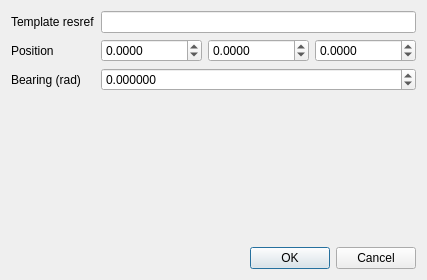
<?xml version="1.0" encoding="UTF-8"?>
<ui version="4.0">
 <class>Dialog</class>
 <widget class="QDialog" name="Dialog">
  <property name="geometry">
   <rect>
    <x>0</x>
    <y>0</y>
    <width>420</width>
    <height>280</height>
   </rect>
  </property>
  <property name="windowTitle">
   <string>Store instance</string>
  </property>
  <layout class="QVBoxLayout" name="verticalLayout">
   <item>
    <layout class="QFormLayout" name="formLayout">
     <item row="0" column="0">
      <widget class="QLabel" name="labelResref">
       <property name="text">
        <string>Template resref</string>
       </property>
      </widget>
     </item>
     <item row="0" column="1">
      <widget class="QLineEdit" name="resrefEdit">
       <property name="maxLength">
        <number>16</number>
       </property>
      </widget>
     </item>
     <item row="1" column="0">
      <widget class="QLabel" name="labelPos">
       <property name="text">
        <string>Position</string>
       </property>
      </widget>
     </item>
     <item row="1" column="1">
      <layout class="QHBoxLayout" name="posLayout">
       <item>
        <widget class="QDoubleSpinBox" name="xPosSpin">
         <property name="minimum">
          <double>-1000000.000000000000000</double>
         </property>
         <property name="maximum">
          <double>1000000.000000000000000</double>
         </property>
         <property name="decimals">
          <number>4</number>
         </property>
        </widget>
       </item>
       <item>
        <widget class="QDoubleSpinBox" name="yPosSpin">
         <property name="minimum">
          <double>-1000000.000000000000000</double>
         </property>
         <property name="maximum">
          <double>1000000.000000000000000</double>
         </property>
         <property name="decimals">
          <number>4</number>
         </property>
        </widget>
       </item>
       <item>
        <widget class="QDoubleSpinBox" name="zPosSpin">
         <property name="minimum">
          <double>-1000000.000000000000000</double>
         </property>
         <property name="maximum">
          <double>1000000.000000000000000</double>
         </property>
         <property name="decimals">
          <number>4</number>
         </property>
        </widget>
       </item>
      </layout>
     </item>
     <item row="2" column="0">
      <widget class="QLabel" name="labelBearing">
       <property name="text">
        <string>Bearing (rad)</string>
       </property>
      </widget>
     </item>
     <item row="2" column="1">
      <widget class="QDoubleSpinBox" name="bearingSpin">
       <property name="minimum">
        <double>-100.000000000000000</double>
       </property>
       <property name="maximum">
        <double>100.000000000000000</double>
       </property>
       <property name="decimals">
        <number>6</number>
       </property>
      </widget>
     </item>
    </layout>
   </item>
   <item>
    <widget class="QDialogButtonBox" name="buttonBox">
     <property name="orientation">
      <enum>Qt::Horizontal</enum>
     </property>
     <property name="standardButtons">
      <set>QDialogButtonBox::Cancel|QDialogButtonBox::Ok</set>
     </property>
    </widget>
   </item>
  </layout>
 </widget>
 <resources/>
 <connections>
  <connection>
   <sender>buttonBox</sender>
   <signal>accepted()</signal>
   <receiver>Dialog</receiver>
   <slot>accept()</slot>
  </connection>
  <connection>
   <sender>buttonBox</sender>
   <signal>rejected()</signal>
   <receiver>Dialog</receiver>
   <slot>reject()</slot>
  </connection>
 </connections>
</ui>
